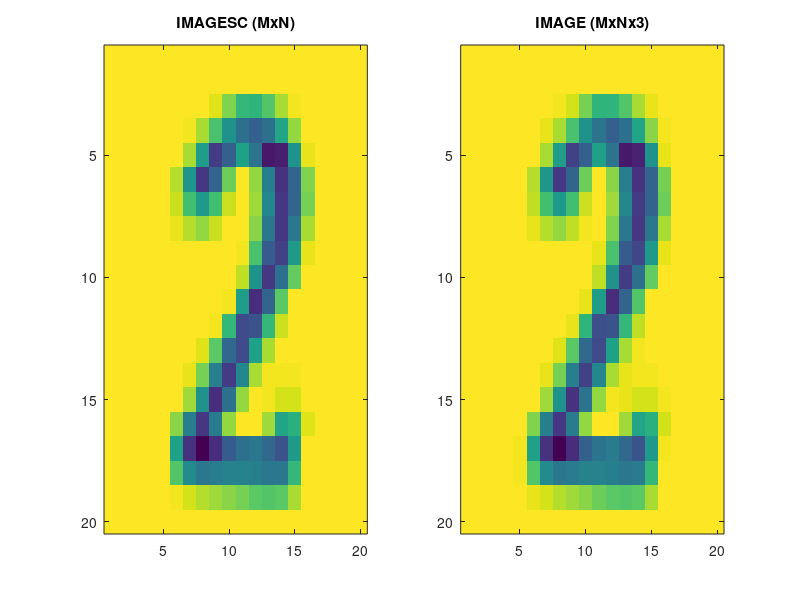

Reproduce this figure in MATLAB.
% Say this is the given matrix:
G = [255 255 255 255 255 255 255 255 255 255 255 255 255 255 255 255 255 255 255 255;
 255 255 255 255 255 255 255 255 255 255 255 255 255 255 255 255 255 255 255 255;
 255 255 255 255 255 255 255 253 242 209 177 174 194 226 248 255 255 255 255 255;
 255 255 255 255 255 255 248 226 189 145 113  97 111 160 217 253 255 255 255 255;
 255 255 255 255 255 255 225 153  70  97 156 115  43  49 143 246 255 255 255 255;
 255 255 255 255 255 230 147  65 100 203 255 216 124  61 101 209 255 255 255 255;
 255 255 255 255 255 235 187 152 186 237 255 221 134  66 100 206 255 255 255 255;
 255 255 255 255 255 246 228 218 234 252 255 213 119  64 117 225 255 255 255 255;
 255 255 255 255 255 255 255 255 255 255 249 189  92  74 151 247 255 255 255 255;
 255 255 255 255 255 255 255 255 255 255 233 145  66 111 201 255 255 255 255 255;
 255 255 255 255 255 255 255 255 254 248 154  57  99 195 254 255 255 255 255 255;
 255 255 255 255 255 255 255 255 248 177  81  87 178 235 255 255 255 255 255 255;
 255 255 255 255 255 255 255 243 198 105  79 156 226 252 255 255 255 255 255 255;
 255 255 255 255 255 255 246 208 127  70 131 225 249 251 251 254 255 255 255 255;
 255 255 255 255 255 255 221 142  59 113 219 252 249 239 240 252 255 255 255 255;
 255 255 255 255 255 213 125  65 123 218 255 255 223 162 172 242 255 255 255 255;
 255 255 255 255 253 158  60  28  57  95 113 120 105  86 150 252 255 255 255 255;
 255 255 255 255 253 193 136 118 123 128 128 127 119 120 179 255 255 255 255 255;
 255 255 255 255 255 248 239 230 222 215 206 198 193 197 225 255 255 255 255 255;
 255 255 255 255 255 255 255 255 255 255 255 255 255 255 255 255 255 255 255 255];
% Use IMAGESC to plot G.
figure('pos',[100 100 1000 800]);
% colormap(copper) % You realize this affects final image (H)?
subplot(1,2,1)
imagesc(G);
title('IMAGESC (MxN)')
% Now make an RGB image that matches display from IMAGESC:
C = colormap;  % Get the figure's colormap.
L = size(C,1);
% Scale the matrix to the range of the map.
Gs = round(interp1(linspace(min(G(:)),max(G(:)),L),1:L,G));
H = reshape(C(Gs,:),[size(Gs) 3]); % Make RGB image from scaled.
subplot(1,2,2)
image(H)  % Does this image match the other one?
title('IMAGE (MxNx3)')